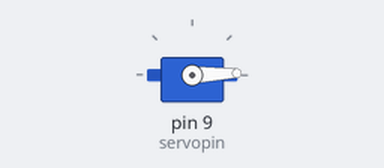
Recording of a sketch running on a simulated Arduino Uno, built with avr-gcc and run on an emulated ATmega328P. On the bench: servo. Wiring (inferred from the names in the program): servo: signal pin 9. Servo pulses on a pin are drawn as a servo (544–2400 µs = 0–180°); what the sketch prints to the serial monitor is not drawn.

Above: at 0.05 s.
At 0.95 s:
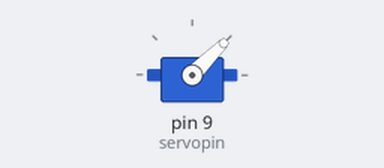
At 1.85 s:
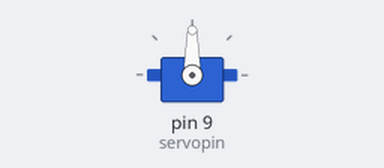
At 3.65 s:
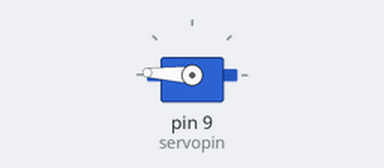
Timing chart, 0 to 8.5 s (numbered marks = the images above):
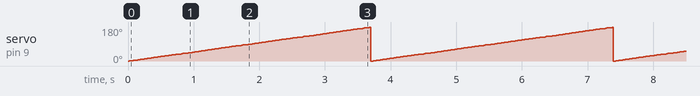

Measured:
- by itself, servo on pin 9 (servopin): ramps from 0° to 179° and jumps back, once every 3.7 s

The sketch:

AnalogReadSerial.ino
```cpp
int servopin=9;//设置舵机驱动脚到数字口9
int myangle;//定义角度变量
int pulsewidth;//定义脉宽变量
int val;
void servopulse(int servopin,int myangle)/*定义一个脉冲函数，用来模拟方式产生PWM值*/
{
  pulsewidth=(myangle*11)+500;//将角度转化为500-2480 的脉宽值
  digitalWrite(servopin,HIGH);//将舵机接口电平置高
  delayMicroseconds(pulsewidth);//延时脉宽值的微秒数
  digitalWrite(servopin,LOW);//将舵机接口电平置低
  delay(20-pulsewidth/1000);//延时周期内剩余时间
}
void setup()
{
  pinMode(servopin,OUTPUT);//设定舵机接口为输出接口
  Serial.begin(9600);//设置波特率为9600
  Serial.println("servo=o_seral_simple ready" ) ;
}
void loop()
{
  int val=0;
  while(1){

    servopulse(servopin,val);
    val+=1;
    if(val>=180){
      val=0;
      }
  }
}
```
